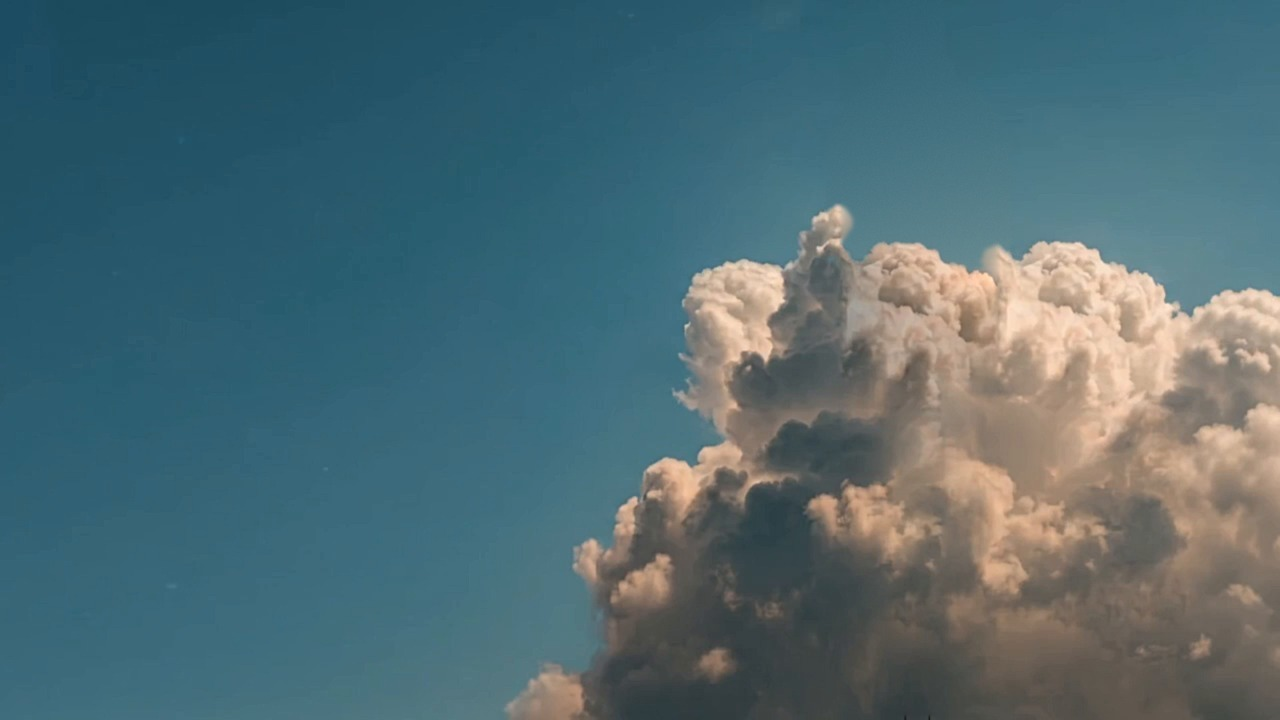
#> input picture assets/plate.jpg, 1280 x 720 px, found by its file name
$ python halo3.py ../assets/plate.jpg
#> lines starting #> are read from the running program, lines starting #| are printed output that depends on the picture; after the words box and inside, x2 and y2 are one past the last pixel; in counts of white or black regions, pixels touching at a corner belong together
import cv2, numpy as np, sys
S=sys.argv[1]
src=cv2.imread(f'{S}/home/plate.jpg'); im=src.astype(np.float32)
#> further down, src is the input picture: shape (720, 1280, 3); mean B, G, R 114.8, 107.3, 79.7
B,G,Rr=im[...,0],im[...,1],im[...,2]
H,W=B.shape
#> H = 720; W = 1280
lum=Rr*.3+G*.59+B*.11
# fit a smooth sky model (quadratic in x,y) on clean sky pixels around the cage
ys,xs=np.mgrid[0:H,0:W]
fit=np.zeros((H,W),bool); fit[0:190,700:1200]=True; fit[190:260,700:820]=True
fit&=(Rr-B)<-8
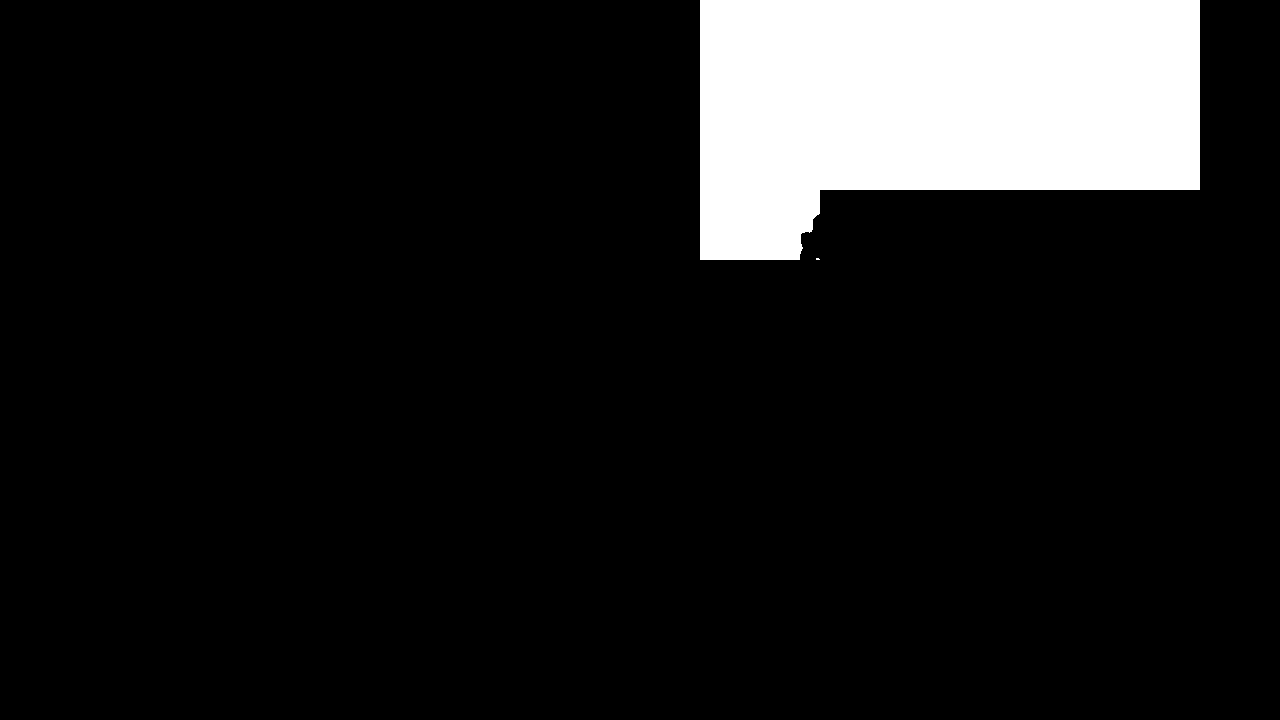
#> fit: shape (720, 1280) bool; 11.2% white; 2 white regions (1 under 20 px), largest, box (x1, y1, x2, y2) and area: (700, 0, 1200, 260) 102765
X=np.stack([np.ones(fit.sum()),xs[fit],ys[fit],xs[fit]**2,ys[fit]**2,xs[fit]*ys[fit]],1)/np.array([1,1e3,1e3,1e6,1e6,1e6])
A=np.stack([np.ones(H*W),xs.ravel(),ys.ravel(),xs.ravel()**2,ys.ravel()**2,(xs*ys).ravel()],1)/np.array([1,1e3,1e3,1e6,1e6,1e6])
sky=np.zeros_like(im)
for c in range(3):
    coef,*_=np.linalg.lstsq(X,im[...,c][fit],rcond=None); sky[...,c]=(A@coef).reshape(H,W)
#> this loop made 3 passes
#> coef on passes 1 to 3: [88.48, 35.45, 79.68, -7.16, 29, 16.46], [39.24, 104, 19.01, -44.37, 139.1, 91.49], [-20.63, 135.2, -58.79, -65.35, 272.7, 180.5]
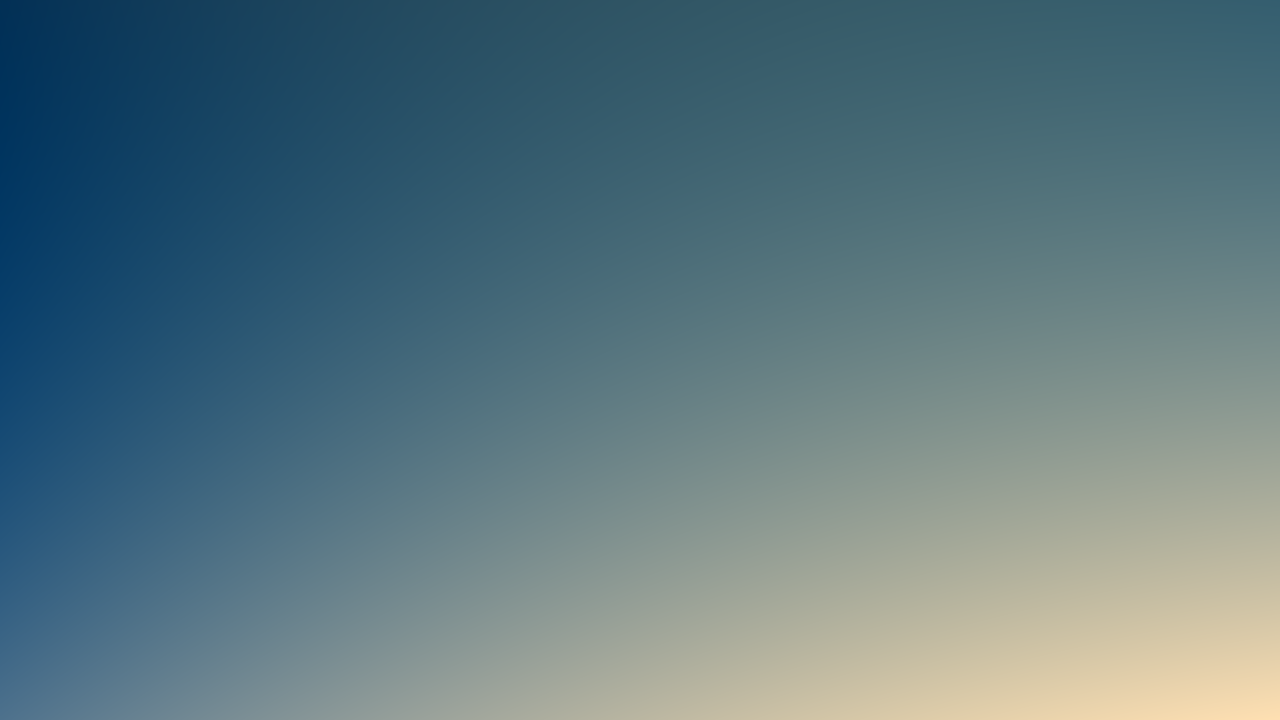
#> sky: shape (720, 1280, 3) float32; mean B, G, R 144.7, 133.4, 97.5; drawn with min black and max white
skyl=sky[...,2]*.3+sky[...,1]*.59+sky[...,0]*.11
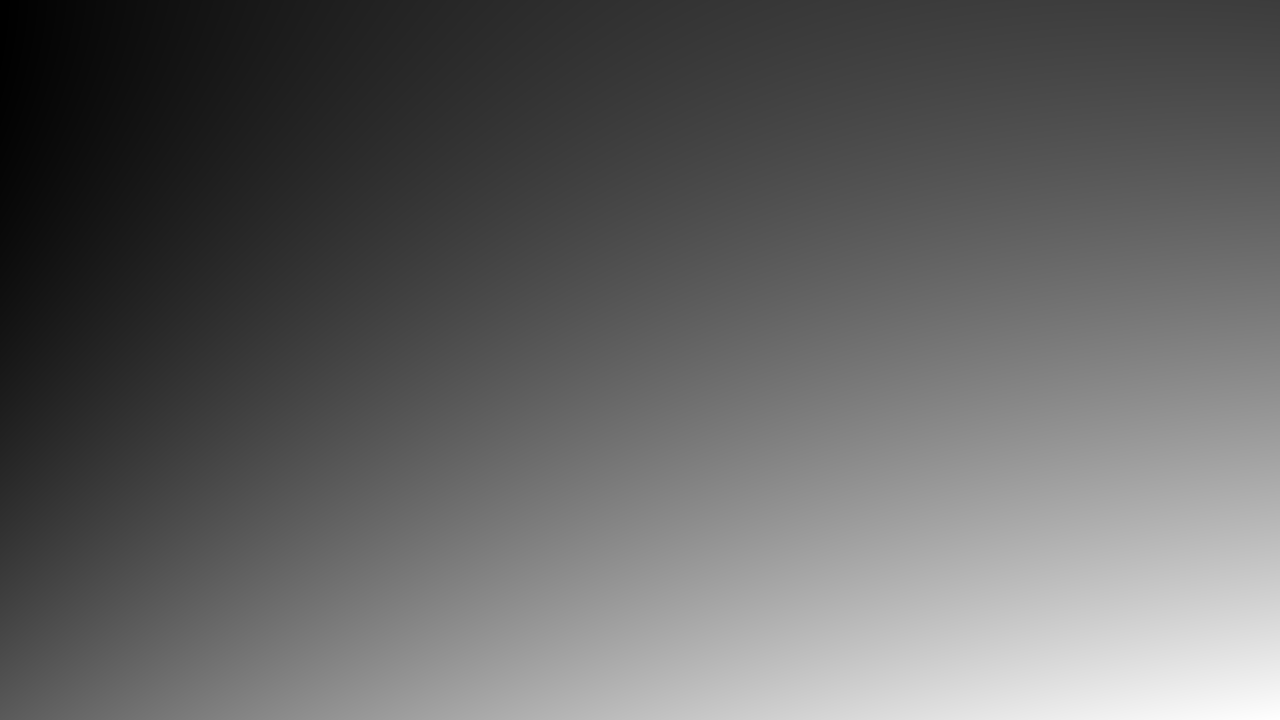
#> skyl: shape (720, 1280) float32; min 26.7, max 275, mean 123.9; drawn with min black and max white
m=np.zeros((H,W),np.float32)
for (x0,x1,y0,y1) in [(826,884,165,258),(952,1015,200,295)]:
    box=np.zeros((H,W),bool); box[y0:y1,x0:x1]=True
    m[box&((Rr-B)<2)&(lum>skyl+3)]=1
#> box: shape (720, 1280) bool; 0.65% white; 1 white region, box (x1, y1, x2, y2) and area: (952, 200, 1015, 295) 5985
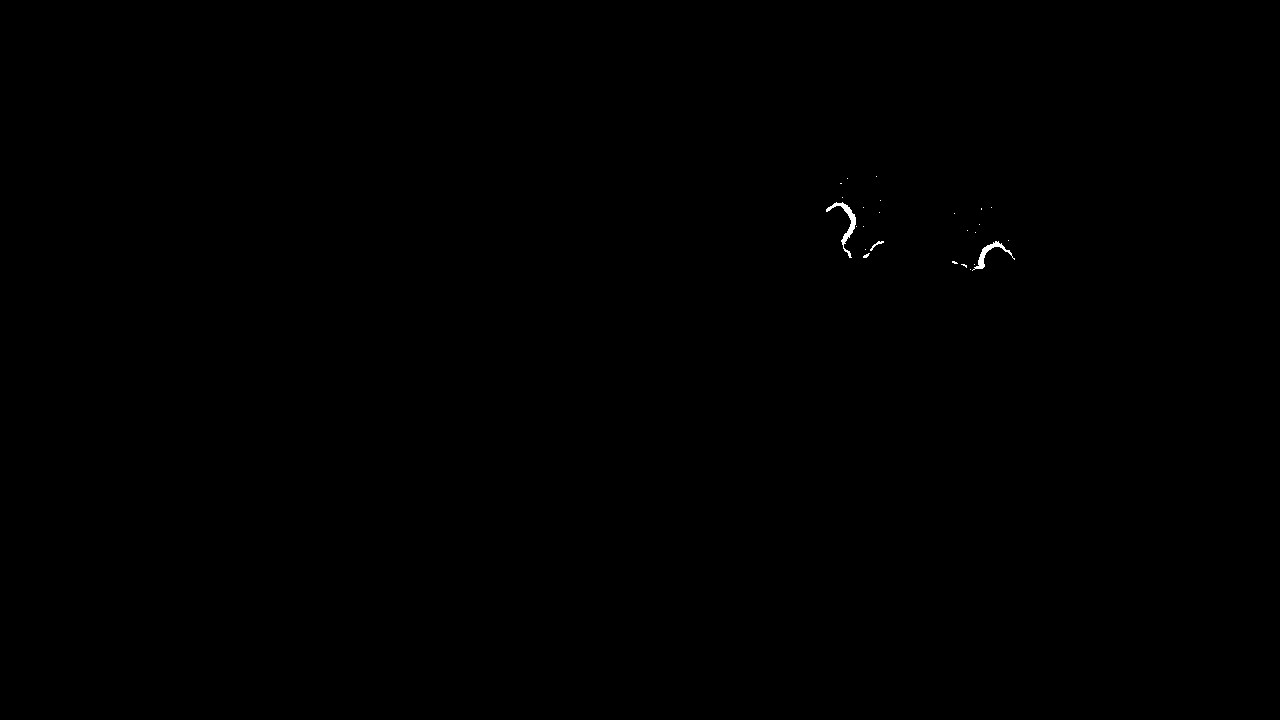
#> m: shape (720, 1280) float32; values 0 (black) and 1 (white), 0.07% white; 25 white regions (22 under 20 px), largest, box (x1, y1, x2, y2) and area: (826, 202, 856, 258) 331, (972, 241, 1015, 271) 249, (870, 241, 884, 251) 37
#> (the run stopped early here; a loop or call above may not have finished)

$ run again, with assets/face_front.jpg copied over assets/plate.jpg
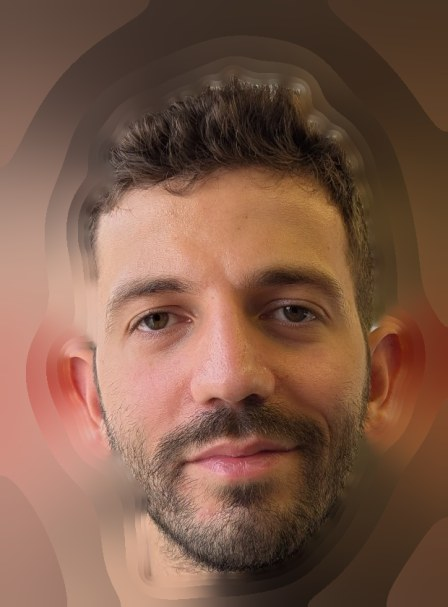
#> input picture assets/face_front.jpg, 448 x 607 px, found by its file name
#> src is the input picture: shape (607, 448, 3); mean B, G, R 72, 89.8, 125.5
#> `B,G,Rr=im[...,0],im[...,1],im[...,2]`:
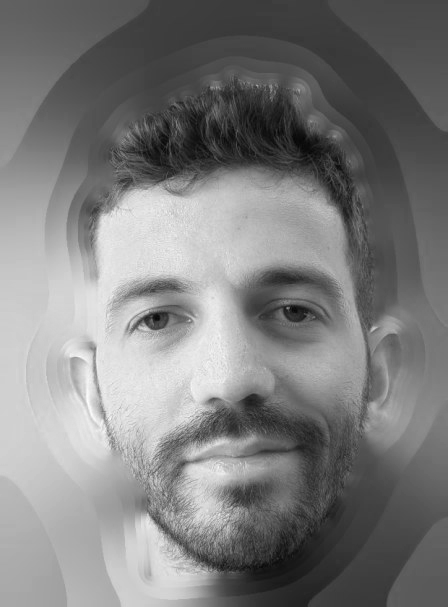
#> Rr: shape (607, 448) float32; min 4, max 254, mean 125.5
#> `lum=Rr*.3+G*.59+B*.11`:
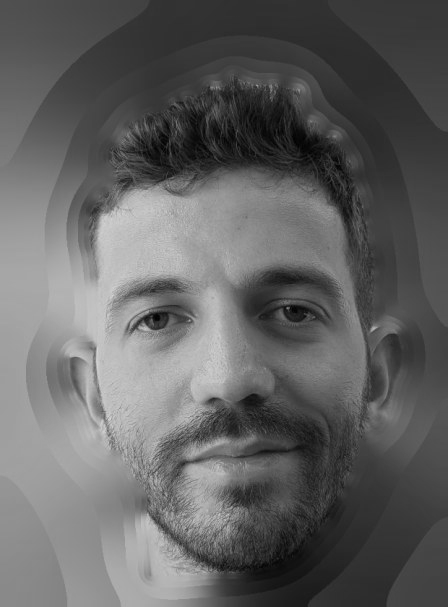
#> lum: shape (607, 448) float32; min 1.2, max 214, mean 98.6
#> fit: shape (607, 448) bool; every value is 0
#> X = empty array
#> skyl: shape (607, 448) float32; every value is 0

$ run again, with assets/face_left.jpg copied over assets/plate.jpg
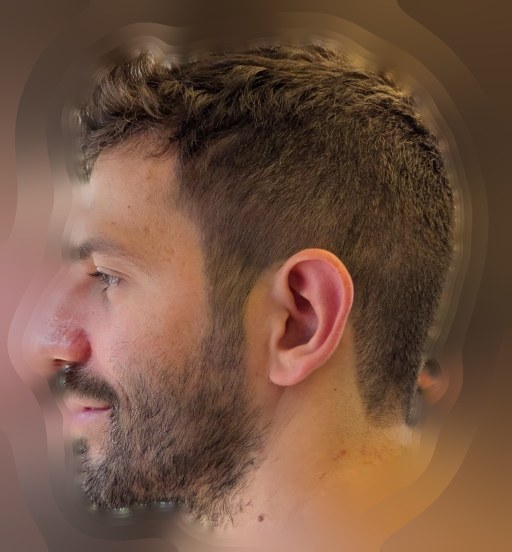
#> input picture assets/face_left.jpg, 512 x 552 px, found by its file name
#> src is the input picture: shape (552, 512, 3); mean B, G, R 64.5, 82.7, 115.1
#> `B,G,Rr=im[...,0],im[...,1],im[...,2]`:
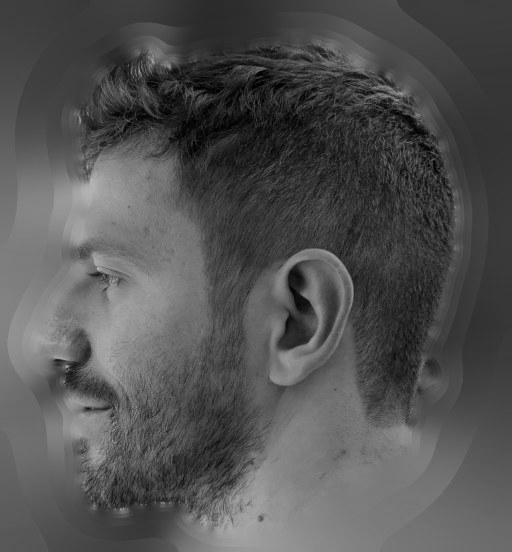
#> G: shape (552, 512) float32; min 0, max 185, mean 82.7
#> `B,G,Rr=im[...,0],im[...,1],im[...,2]`:
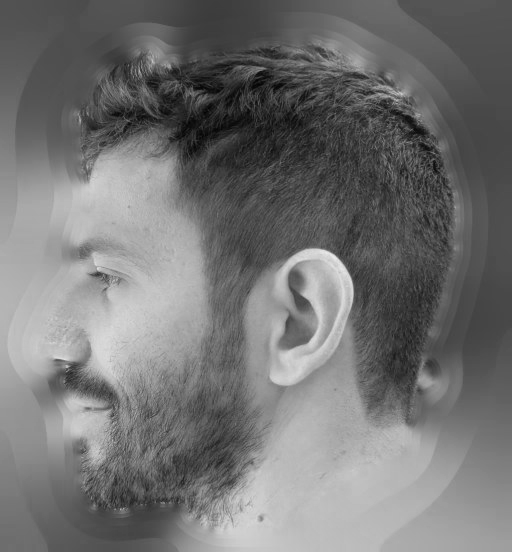
#> Rr: shape (552, 512) float32; min 3, max 233, mean 115.1
#> fit: shape (552, 512) bool; every value is 0
#> X = empty array
#> skyl: shape (552, 512) float32; every value is 0
